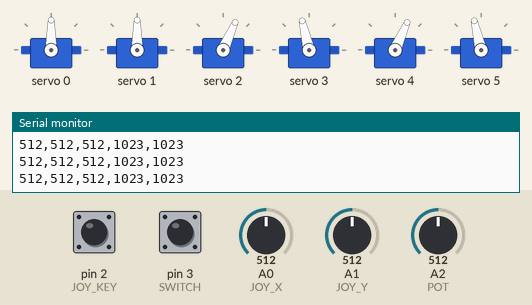
A sketch run on a simulated Arduino Uno, built with avr-gcc and run on an emulated ATmega328P. Shown: 6 × servo, the last lines printed to the serial monitor. The inputs (shaded band) are chosen by the test bench; at power-on: pin 3 (SWITCH) HIGH, A0 (JOY_X) = 512, A1 (JOY_Y) = 512, pin 2 (JOY_KEY) HIGH, A2 (POT) = 512.

Above: at 1.2 s.
1.3 s: pin 3 (SWITCH) pulled LOW for 0.15 s
At 1.39 s:
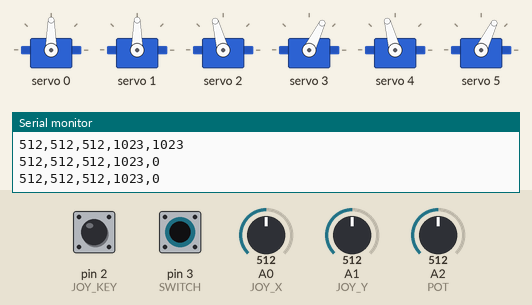
2.9 s: A0 (JOY_X) set to 1023
At 4.1 s:
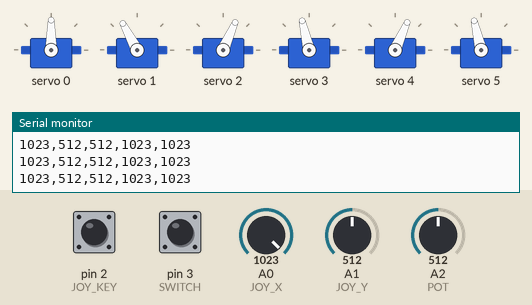
4.4 s: A1 (JOY_Y) set to 11
At 4.9 s:
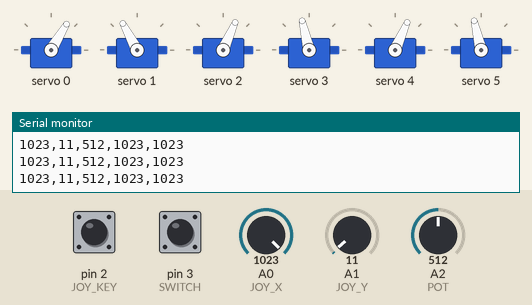
5.9 s: A1 (JOY_Y) set to 8
7.4 s: A0 (JOY_X) set to 511
At 8.1 s:
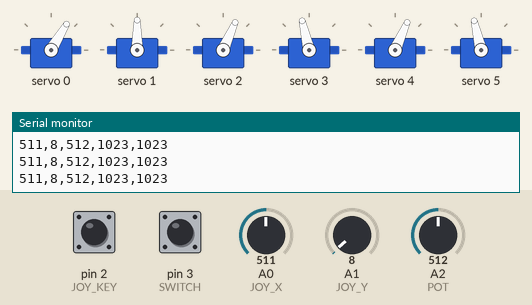
8.9 s: pin 3 (SWITCH) pulled LOW for 1 s
At 9.7 s:
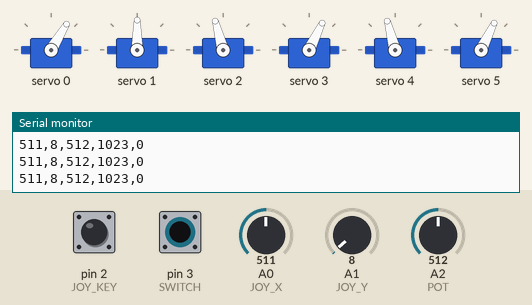
Timing chart, 0 to 11.9 s (numbered marks = the images above; inputs shaded):
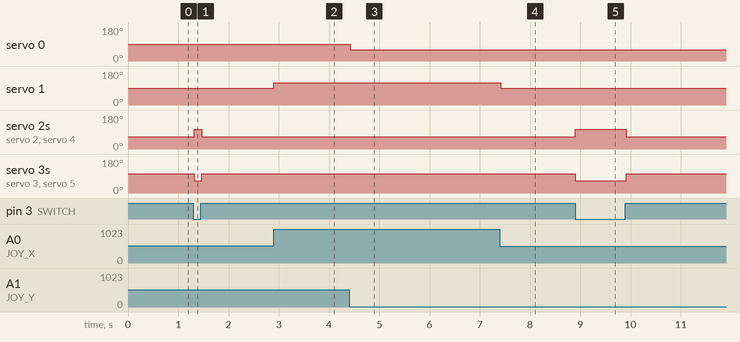

The sketch:

PERSIS_Eye.ino
```cpp
#include <Adafruit_PWMServoDriver.h>
Adafruit_PWMServoDriver pwm = Adafruit_PWMServoDriver();

#define JOY_X A0
#define JOY_Y A1
#define JOY_KEY 2
#define POT   A2
#define SWITCH 3

double Motor[6] = {0,0,0,0,0,0};
int i;

void setup() {
  // put your setup code here, to run once:
  Serial.begin(9600);
  pwm.begin();
  pwm.setPWMFreq(50);
  pinMode(JOY_KEY ,INPUT_PULLUP);
  pinMode(SWITCH ,INPUT_PULLUP);
}

void loop() {
  // put your main code here, to run repeatedly:
  Serial.print(analogRead(JOY_X));
  Serial.print(",");
  Serial.print(analogRead(JOY_Y));
  Serial.print(",");
  Serial.print(analogRead(POT));
  Serial.print(",");
  Serial.print(digitalRead(JOY_KEY)*1023);
  Serial.print(",");
  Serial.println(digitalRead(SWITCH)*1023);

  Motor[0] = map(analogRead(JOY_Y) , 0 , 1023 , 235 ,370);
  Motor[1] = map(analogRead(JOY_X) , 0 , 1023 , 245 ,360);

  for (i = 2; i < 4; i++)
    if ((i & 0x01))
      Motor[i] = map(digitalRead(SWITCH) ? 300 : analogRead(POT), 300 , 600 , 330 ,210); // 330 250
    else
      Motor[i] = map(digitalRead(SWITCH) ? 300 : analogRead(POT), 300 , 600 , 250 ,370); // 250 330

  for (i = 4; i < 6; i++)
    if ((i & 0x01))
      Motor[i] = map((digitalRead(SWITCH)||!digitalRead(JOY_KEY)) ? 300 : analogRead(POT), 300 , 600 , 330 ,210); // 330 250
    else
      Motor[i] = map((digitalRead(SWITCH)||!digitalRead(JOY_KEY)) ? 300 : analogRead(POT), 300 , 600 , 250 ,370); // 250 330

  for (i = 0; i< 6; i++)
    pwm.setPWM(i, 0, Motor[i]);

  delay(10);

}
```

Measured:
- after the input at 1.3 s, servo 2, servo 4: 66° → 105° at once, → 66° 0.15 s later; servo 3, servo 5: 103° → 64° at once, → 103° 0.15 s later
- after the input at 2.9 s, servo 1: 90° → 118° at once
- after the input at 4.4 s, servo 0: 90° → 59° at once
- after the input at 7.4 s, servo 1: 118° → 90° at once
- after the input at 8.9 s, servo 2, servo 4: 66° → 105° at once, → 66° 1.0 s later; servo 3, servo 5: 103° → 64° at once, → 103° 1.0 s later
